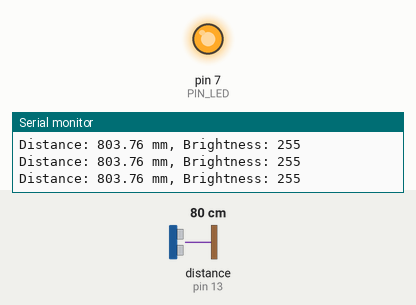
Recording of a sketch running on a simulated Arduino Uno, built with avr-gcc and run on an emulated ATmega328P. Shown: output pins drawn as LEDs (lit = HIGH), the last lines printed to the serial monitor. Wiring (inferred from the names in the program): ultrasonic range finder: trigger pin 12; echo pin 13. Inputs (shaded band) come from the test bench; at power-on: distance to the obstacle (sensor on pin 13) 80 cm. The echo pulse lasts 58.3 µs per cm; pins used as bus, display or sensor lines are not drawn.

Above: at 1.2 s.
1.3 s: distance to the obstacle (sensor on pin 13) set to 29 cm
2.8 s: distance to the obstacle (sensor on pin 13) set to 23 cm
At 3.4 s:
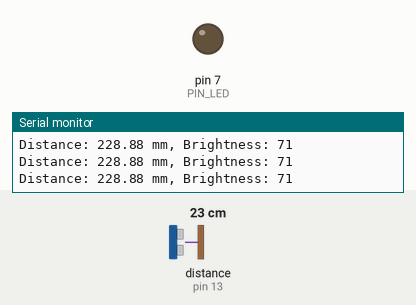
4.3 s: distance to the obstacle (sensor on pin 13) set to 2 cm
At 5.3 s:
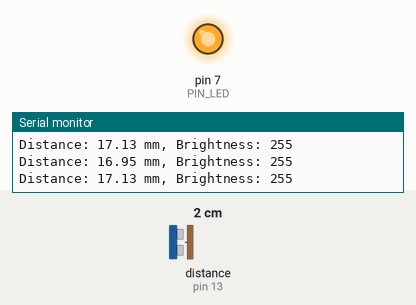
Timing chart, 0 to 7.3 s (numbered marks = the images above; inputs shaded):
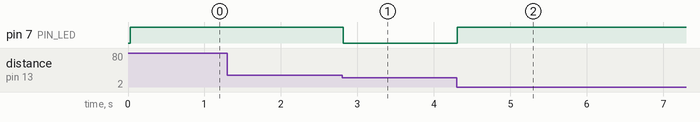

Measured:
- the behaviour switches between 26 and 25 cm on distance to the obstacle (sensor on pin 13) (found by bisection; images 0 and 1)
- after the input at 2.8 s, pin 7 (PIN_LED): HIGH → LOW at once
- after the input at 4.3 s, pin 7 (PIN_LED): LOW → HIGH at once

The sketch:

__3.ino
```cpp
// Arduino pin assignment
#define PIN_LED  7
#define PIN_TRIG 12   // sonar sensor TRIGGER
#define PIN_ECHO 13   // sonar sensor ECHO

// configurable parameters
#define SND_VEL 346.0     // sound velocity at 24 celsius degree (unit: m/sec)
#define INTERVAL 25      // sampling interval (unit: msec)
#define PULSE_DURATION 10 // ultra-sound Pulse Duration (unit: usec)
#define _DIST_MIN 100.0   // minimum distance to be measured (unit: mm)
#define _DIST_MAX 300.0   // maximum distance to be measured (unit: mm)

#define TIMEOUT ((INTERVAL / 2) * 1000.0) // maximum echo waiting time (unit: usec)
#define SCALE (0.001 * 0.5 * SND_VEL) // coefficient to convert duration to distance

unsigned long last_sampling_time;   // unit: msec

void setup() {
  // initialize GPIO pins
  pinMode(PIN_LED, OUTPUT);
  pinMode(PIN_TRIG, OUTPUT);  // sonar TRIGGER
  pinMode(PIN_ECHO, INPUT);   // sonar ECHO
  digitalWrite(PIN_TRIG, LOW);  // turn-off Sonar

  // initialize serial port
  Serial.begin(57600);
}

void loop() {
  float distance;

  // wait until next sampling time (polling)
  if (millis() < (last_sampling_time + INTERVAL))
    return;

  distance = USS_measure(PIN_TRIG, PIN_ECHO); // read distance

  int brightness = 255; // Default LED off (max value)

  if (distance >= 300.0 || distance <= 100.0) {
      brightness = 255; // LED OFF (min brightness) for distance 100mm and 300mm
  } else if (distance == 200.0) {
      brightness = 0; // Max brightness at 200mm
  } else if (distance == 150.0 || distance == 250.0) {
      brightness = 128; // 50% brightness at 150mm and 250mm
  } else if (distance > 150.0 && distance < 200.0) {
      // Brightness increases linearly from 150mm (50% brightness) to 200mm (max brightness)
      brightness = map(distance, 150, 200, 128, 0);
  } else if (distance > 200.0 && distance < 250.0) {
      // Brightness decreases linearly from 200mm (max brightness) to 250mm (50% brightness)
      brightness = map(distance, 200, 250, 0, 128);
  } else if (distance > 250.0 && distance < 300.0) {
      // Brightness decreases linearly from 250mm (50% brightness) to 300mm (min brightness)
      brightness = map(distance, 250, 300, 128, 255);
  }

  analogWrite(PIN_LED, brightness);  // Control LED brightness

  // Output the distance and brightness value to the serial port
  Serial.print("Distance: "); Serial.print(distance);
  Serial.print(" mm, Brightness: "); Serial.println(brightness);

  // Update last sampling time
  last_sampling_time = millis();
}

// get a distance reading from USS. return value is in millimeter.
float USS_measure(int TRIG, int ECHO)
{
  digitalWrite(TRIG, HIGH);
  delayMicroseconds(PULSE_DURATION);
  digitalWrite(TRIG, LOW);

  return pulseIn(ECHO, HIGH, TIMEOUT) * SCALE; // unit: mm
}
```
